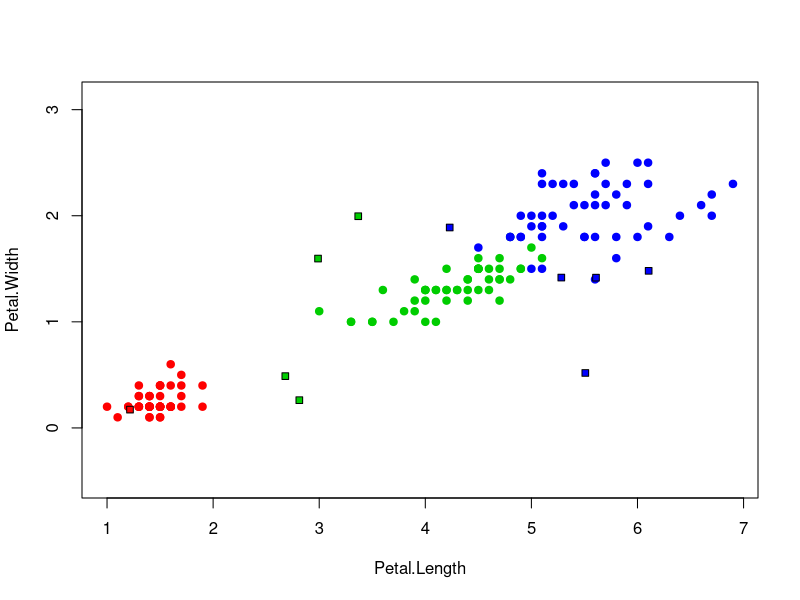

Generate this figure with R:
euclidian_dist <- function(u, v)
{
    return (sqrt(sum((u - v)^2)))
}


nn <- function(data, u)
{
    # This function gets the data and a point and returns
    # the class of the nearest one.
    row <- dim(data)[1]
    col <- dim(data)[2]
    min_dist <- Inf
    nearest <- -1
    for(i in 1:row)
    {
        curr_dist <- euclidian_dist(data[i, 1:col-1], u)
        if(curr_dist < min_dist)
        {
            min_dist <- curr_dist
            nearest <- i
        }
    }

    # returns a nearest neigbor or -1 if there are no neigbors
    return (data[nearest, col])
}


main <- function()
{
    colors <- c("setosa" = "red", "versicolor" = "green3", "virginica" = "blue")
    train <- iris[,3:5]

    # drawing a plot of petal parameters
    plot(train[1:2], pch = 21, bg = colors[iris$Species],
         col = colors[iris$Species], asp = 1)

    # generate 10 tests
    test <- cbind(runif(10, min=0.1, max=6.9),
                  runif(10, min=0.1, max=2.4))
    for(i in 1:10)
    {
        answer <- nn(train, c(test[i, 1], test[i, 2]))
        if(answer == -1)
        {
            print('There are no neigbors')
            break
        }
        points(test[i, 1], test[i, 2], pch = 22, bg = colors[answer], asp = 1)
    }
}


main()


